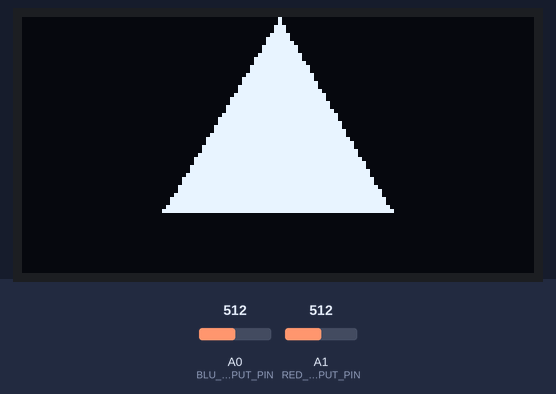
A sketch run on a simulated Arduino Uno, built with avr-gcc and run on an emulated ATmega328P. Shown: 128×64 one-colour display. The test bench sets the inputs (shaded band); at power-on: A0 (BLU_ANALOG_INPUT_PIN) = 512, A1 (RED_ANALOG_INPUT_PIN) = 512. What the sketch prints to the serial monitor is not drawn.

Above: at 1.2 s.
1.3 s: A0 (BLU_ANALOG_INPUT_PIN) set to 716
At 1.8 s:
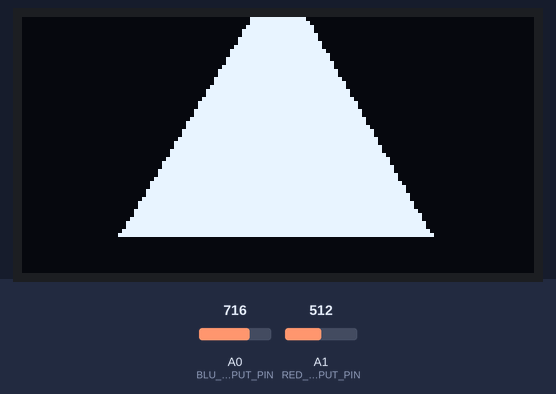
2.8 s: A1 (RED_ANALOG_INPUT_PIN) set to 716
At 3.9 s:
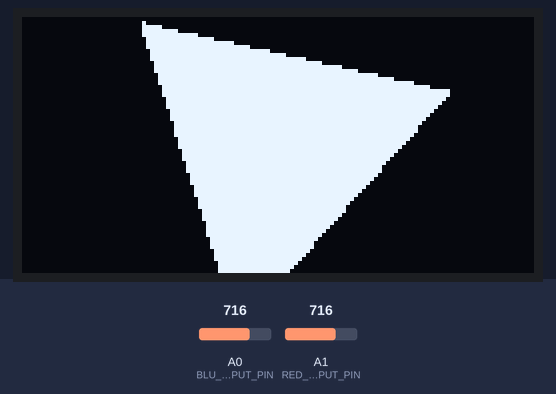
4.3 s: A0 (BLU_ANALOG_INPUT_PIN) set to 900
At 5.3 s:
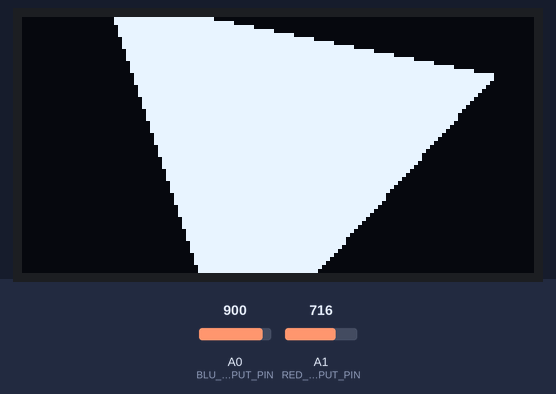
5.8 s: A1 (RED_ANALOG_INPUT_PIN) set to 900
At 6.6 s:
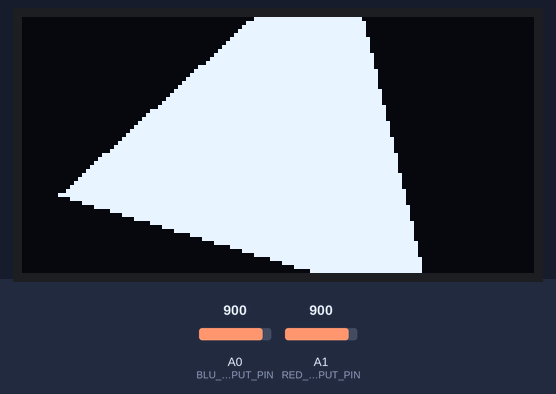
7.3 s: A0 (BLU_ANALOG_INPUT_PIN) set to 1023
At 8.3 s:
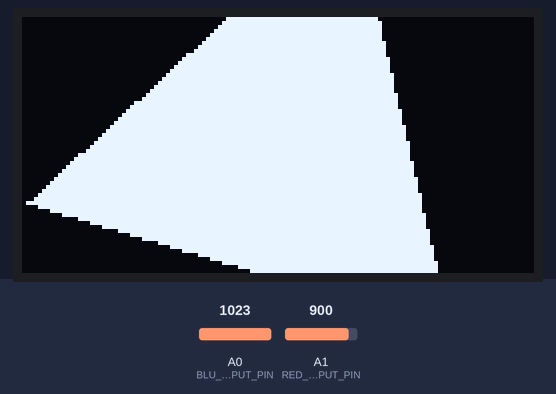
8.8 s: A1 (RED_ANALOG_INPUT_PIN) set to 1023
At 9.9 s:
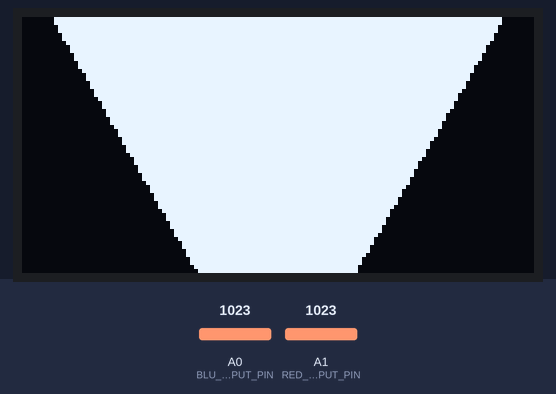
Timing chart, 0 to 11.3 s (numbered marks = the images above; inputs shaded):
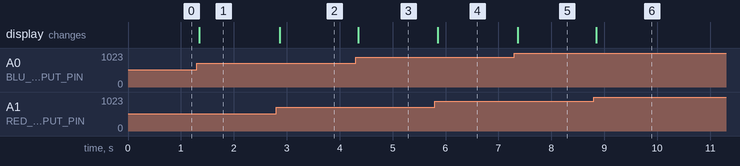

The sketch:

L3_DualAnalogOutOLED.ino
```cpp
#include <Wire.h>
#include <Adafruit_GFX.h>
#include <Adafruit_SSD1306.h>

const int DELAY_MS = 5;

#define SCREEN_WIDTH 128 // OLED display width, in pixels
#define SCREEN_HEIGHT 64 // OLED display height, in pixels

// Declaration for an SSD1306 display connected to I2C (SDA, SCL pins)
#define OLED_RESET     4 // Reset pin # (or -1 if sharing Arduino reset pin)
Adafruit_SSD1306 _display(SCREEN_WIDTH, SCREEN_HEIGHT, &Wire, OLED_RESET);

const int BLU_ANALOG_INPUT_PIN = A0;
const int RED_ANALOG_INPUT_PIN = A1;
const int MAX_ANALOG_INPUT = 1023;

int _lastBluAnalogVal = -1;
int _lastRedAnalogVal = -1;
float _curShapeSizeFraction = -1;

// If false, only sends new data when the new analog value does not
// equal the last analog value. If true, always sends the data
boolean _alwaysSendData = true;

const int MIN_SHAPE_SIZE = 4;
int MAX_SHAPE_SIZE;
const float MIN_ORIENT_VAL = 0.0;
const float MAX_ORIENT_VAL = 2 * PI; //6.2832; //6.28318530717958647693 = 2*pi

void setup() {
  Serial.begin(115200);

  // SSD1306_SWITCHCAPVCC = generate display voltage from 3.3V internally
  if(!_display.begin(SSD1306_SWITCHCAPVCC, 0x3D)) { // Address 0x3D for 128x64
    Serial.println(F("SSD1306 allocation failed"));
    for(;;); // Don't proceed, loop forever
  }

  MAX_SHAPE_SIZE = min(_display.width(), _display.height()) / sin(PI / 6);

  _display.clearDisplay();
  _display.setTextSize(1);      // Normal 1:1 pixel scale
  _display.setTextColor(SSD1306_WHITE); // Draw white text
  _display.setCursor(0, 0);     // Start at top-left corner
}

void loop() {
  _display.clearDisplay();

  int bluAnalogVal = analogRead(BLU_ANALOG_INPUT_PIN);
  int redAnalogVal = analogRead(RED_ANALOG_INPUT_PIN);
  int shapeSize = map(bluAnalogVal, 0, MAX_ANALOG_INPUT, MIN_SHAPE_SIZE, MAX_SHAPE_SIZE);
  float shapeAngle = angleMap(redAnalogVal, 0.0, MAX_ANALOG_INPUT, MIN_ORIENT_VAL, MAX_ORIENT_VAL);
  int radius = shapeSize / 2;
  int xCenter = _display.width() / 2;
  int yCenter = _display.height() / 2;

  int xTip = getX(xCenter, radius, shapeAngle);
  int yTip = getY(yCenter, radius, shapeAngle);

  float rightAngle = getAngle(shapeAngle + (2 * PI / 3));
  int xRight = getX(xCenter, radius, rightAngle);
  int yRight = getY(yCenter, radius, rightAngle);

  float leftAngle = getAngle(shapeAngle + (4 * PI / 3));
  int xLeft = getX(xCenter, radius, leftAngle);
  int yLeft = getY(yCenter, radius, leftAngle);

  _display.fillTriangle(xTip, yTip, xRight, yRight, xLeft, yLeft, SSD1306_WHITE);
  //_display.fillCircle(xCenter, yCenter, radius, SSD1306_WHITE);
  _display.display();

  // If one of the analog values has changed, send the new ones over serial
  if(_alwaysSendData || _lastBluAnalogVal != bluAnalogVal || _lastRedAnalogVal != redAnalogVal){
    float bluSizeFrac = bluAnalogVal / (float)MAX_ANALOG_INPUT;
    float redSizeFrac = redAnalogVal / (float)MAX_ANALOG_INPUT;
    //Serial.println(bluSizeFrac, 4); // 4 decimal point precision
    //Serial.println(redSizeFrac, 4);
    Serial.println(String(bluSizeFrac, 4) + "," + String(redSizeFrac, 4));
  }

  _lastBluAnalogVal = bluAnalogVal;
  _lastRedAnalogVal = redAnalogVal;
  delay(DELAY_MS);
}

// map() uses integer map, so this method is used instead in order to map to a
// floating-point number for the angle of the tip of the triangle to south
float angleMap(float x, float in_min, float in_max, float out_min, float out_max) {
  return (x - in_min) * (out_max - out_min) / (in_max - in_min) + out_min;
}

int getX(int xCenter, int radius, float angle) {
  return xCenter - (radius * sin(angle));
}

int getY(int yCenter, int radius, float angle) {
  return yCenter + (radius * cos(angle));
}

float getAngle(float angle) {
  if(angle >= MAX_ORIENT_VAL) {
    return angle - MAX_ORIENT_VAL;
  } else {
    return angle;
  }
}
```

Measured:
- after the input at 1.3 s, the display: changes after 0.05 s (image 1)
- after the input at 2.8 s, the display: changes after 0.07 s (image 2)
- after the input at 4.3 s, the display: changes after 0.05 s (image 3)
- after the input at 5.8 s, the display: changes after 0.05 s (image 4)
- after the input at 7.3 s, the display: changes after 0.07 s (image 5)
- after the input at 8.8 s, the display: changes after 0.05 s (image 6)
